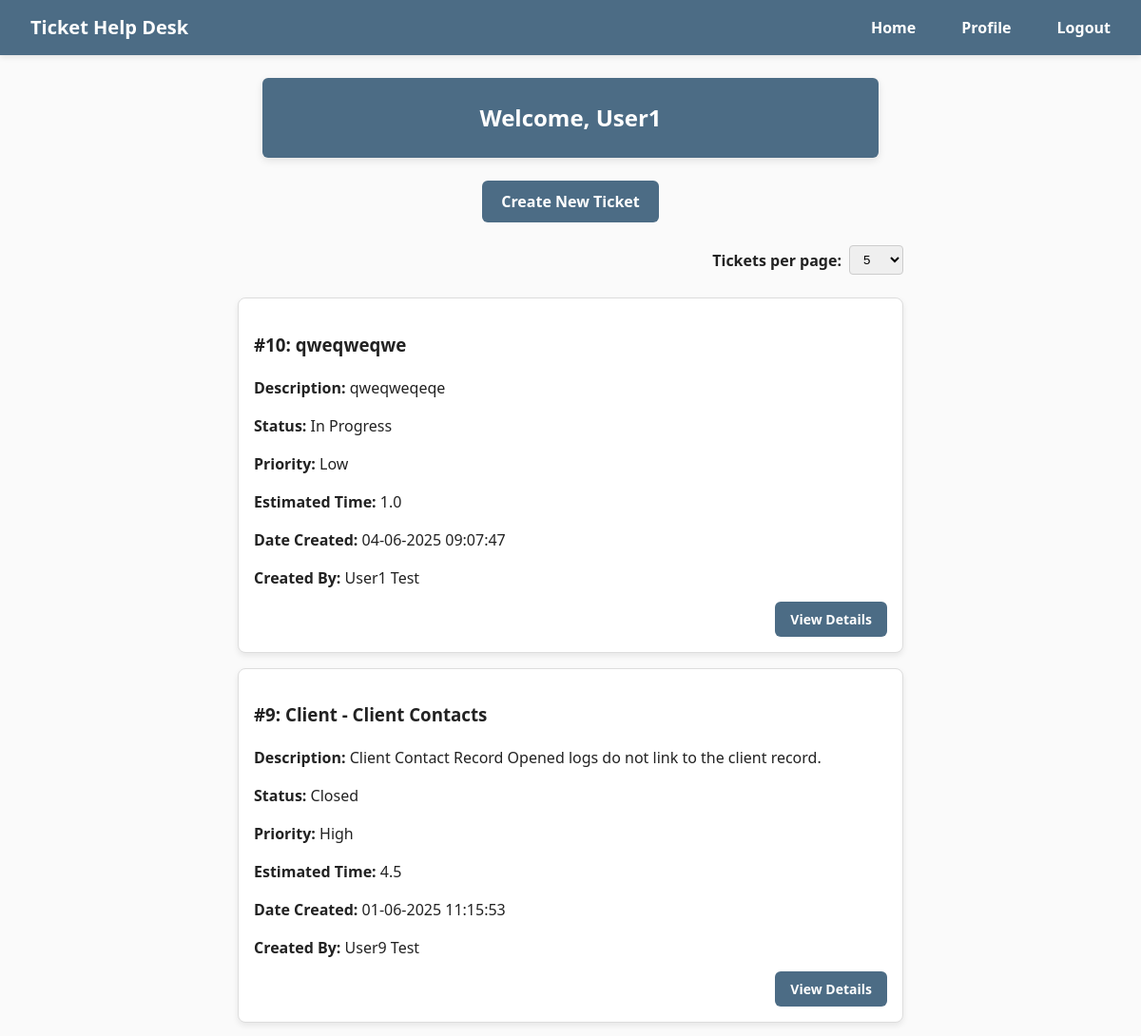
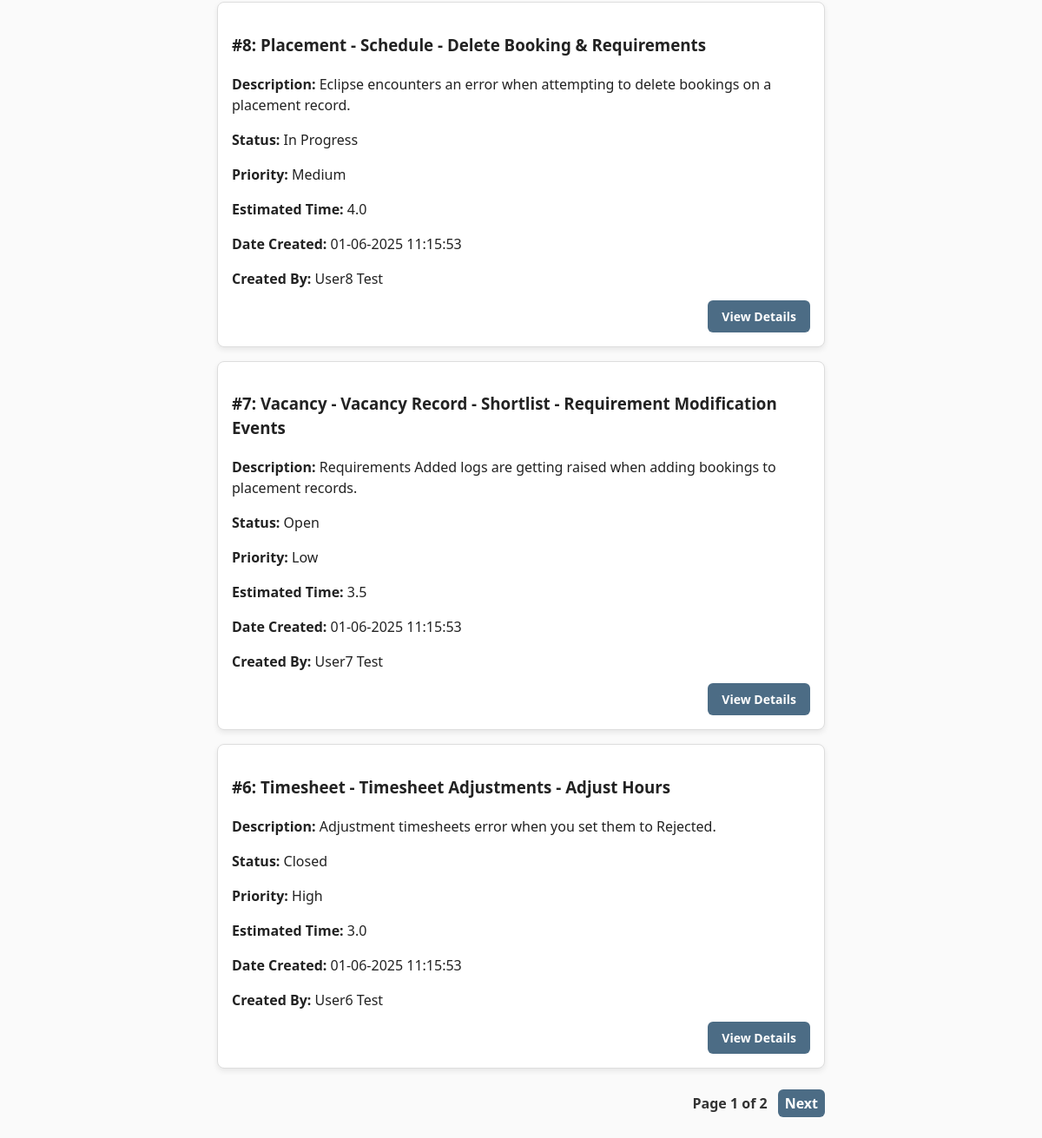
Page / (signed in) on the earlier database version (2 pictures, top to bottom).
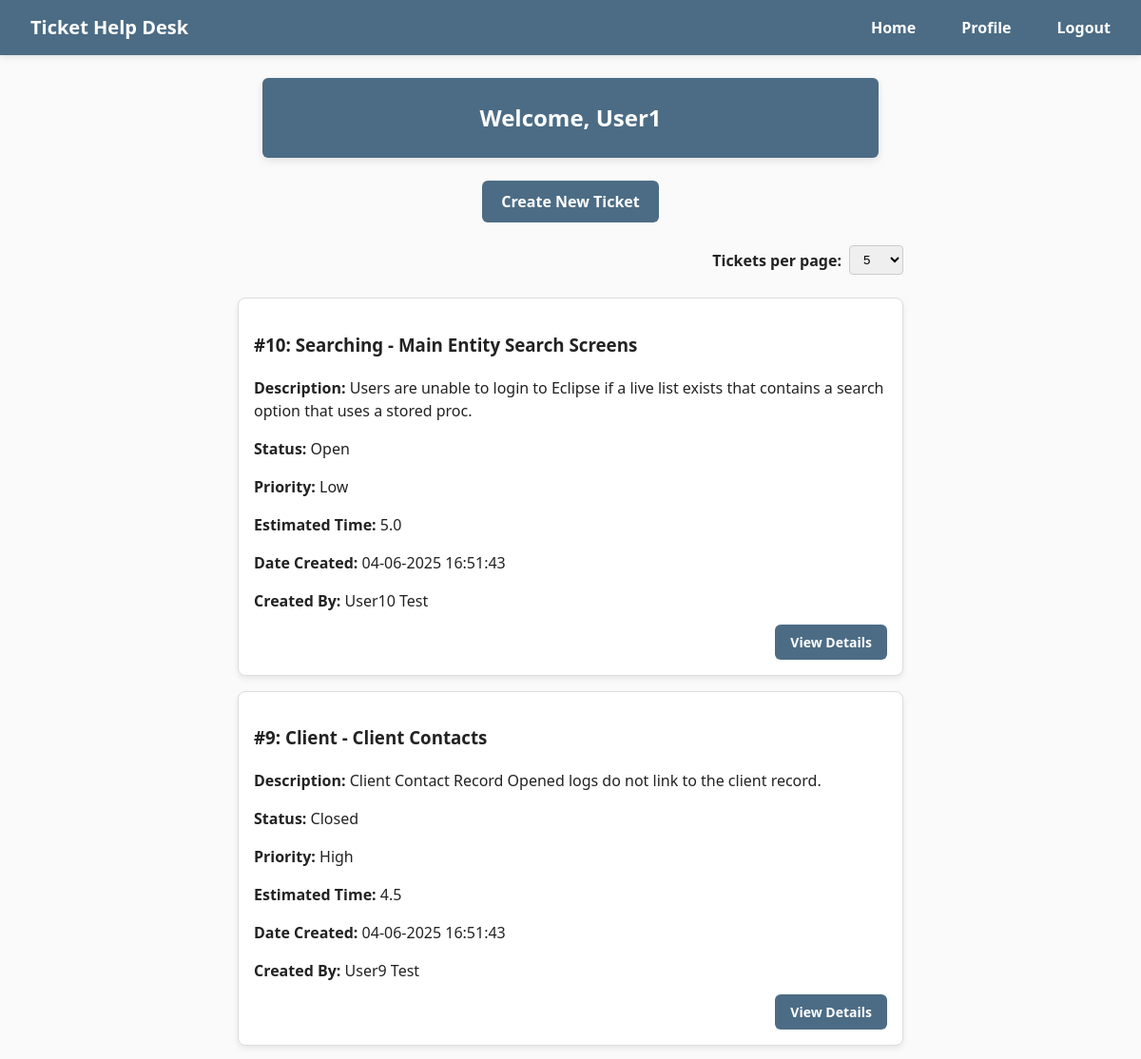
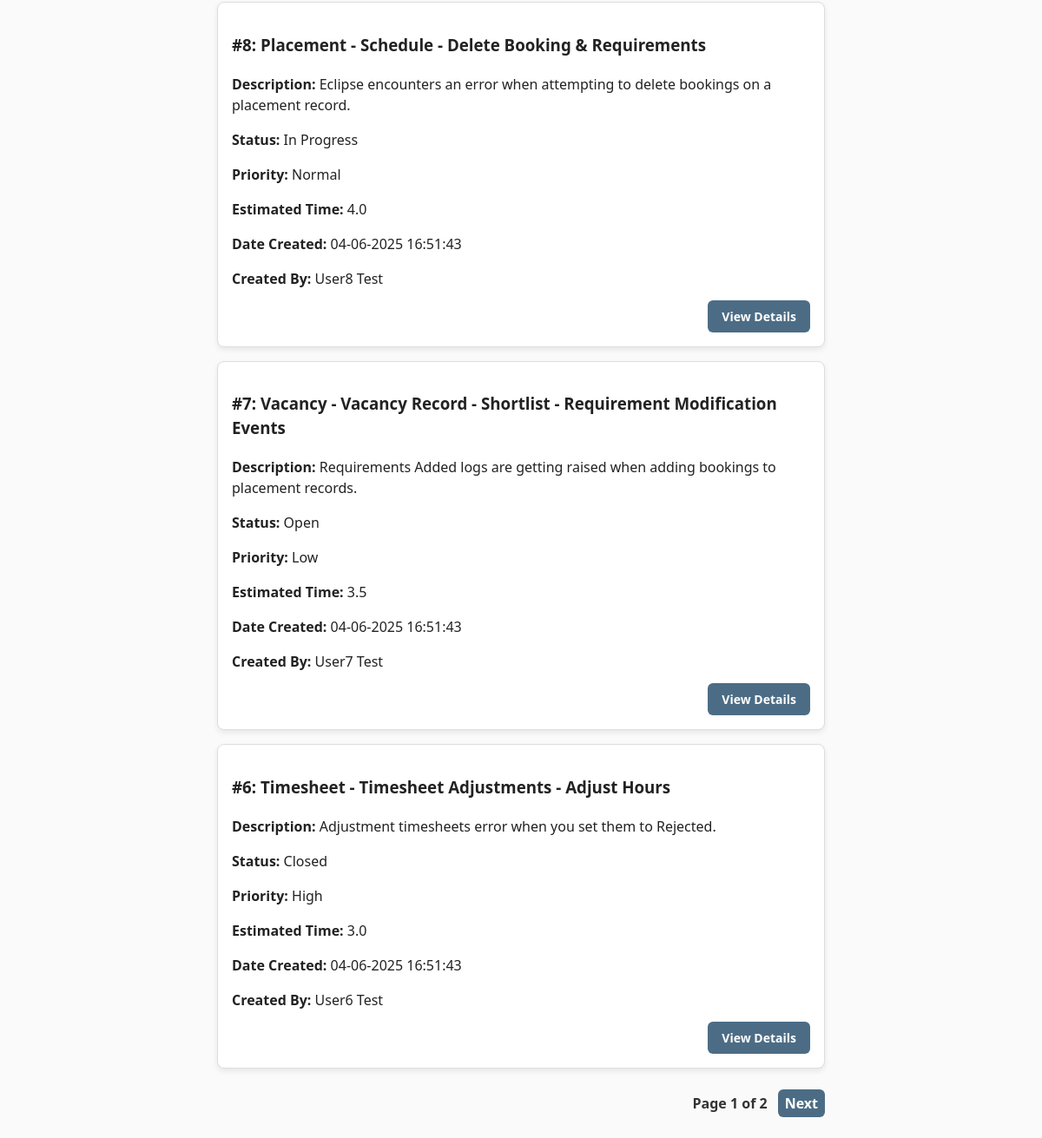
Same page on the later database version (2 pictures, top to bottom).
### HelpDeskTicketingSystem/models/UserModel.py (models this page shows)
class User(db.Model, UserMixin):
    id = db.Column(db.Integer, primary_key=True)
    forename = db.Column(db.String(50))
    surname = db.Column(db.String(50))
    email = db.Column(db.String(150), unique=True)
    password = db.Column(db.String(20))
    account_type = db.Column(db.String(20), nullable=False)

### HelpDeskTicketingSystem/models/TicketModel.py (models this page shows)
class Ticket(db.Model):
    id = db.Column(db.Integer, primary_key=True)
    subject = db.Column(db.String(100), nullable=False)
    description = db.Column(db.Text, nullable=False)
    status = db.Column(db.String(20), nullable=False)
    priority = db.Column(db.String(20), nullable=False)
    estimated_time = db.Column(db.Float, nullable=False)
    date_created = db.Column(db.DateTime(timezone=True), default=func.current_timestamp())
    date_updated = db.Column(db.DateTime(timezone=True), default=func.current_timestamp(), onupdate=func.current_timestamp())
    user_id = db.Column(db.Integer, db.ForeignKey('user.id'))
    user = relationship('User', backref='tickets')

### HelpDeskTicketingSystem/views/home.py (the view)
@home_bp.route('/')
@login_required
def home():
    page = request.args.get('page', 1, type=int)
    per_page = request.args.get('per_page', 5, type=int)
    if current_user.account_type == 'Administrator':
        tickets = Ticket.query.order_by(Ticket.id.desc()).paginate(page=page, per_page=per_page)
    else:
        tickets = Ticket.query.filter_by(user_id=current_user.id).order_by(Ticket.id.desc()).paginate(page=page, per_page=per_page)
    return render_template("home.html", user=current_user, tickets=tickets, per_page=per_page)

### HelpDeskTicketingSystem/__init__.py (called while the page is built)
def create_app():
    app = Flask(__name__)
    app.config.from_object(Config)
    db.init_app(app)
    login_manager.init_app(app)
    login_manager.login_view = 'auth.login'
    from .views.home import home_bp
    from .views.auth import auth_bp
    from .views.users import users_bp
    from .views.tickets import tickets_bp
    app.register_blueprint(home_bp, url_prefix='/')
    app.register_blueprint(auth_bp, url_prefix='/')
    app.register_blueprint(tickets_bp, url_prefix='/')
    app.register_blueprint(users_bp, url_prefix='/')
    create_database(app)
    from .models import User
    @login_manager.user_loader
    def load_user(user_id):
        return User.query.get(int(user_id))
    return app

### HelpDeskTicketingSystem/templates/home.html (shortened to what this page needs)
{% extends "base.html" %}
{% block content %}
  <h2>Welcome, {{ user.forename }}</h2>
  <div class="create-ticket-wrapper">
    <a href="{{ url_for('tickets.create_ticket') }}" class="btn btn-primary btn-new-ticket">Create New Ticket</a>
  </div>
  <div class="per-page-form-wrapper">
  <form method="get" action="{{ url_for('home.home') }}" class="per-page-form">
    <label for="per_page">Tickets per page:</label>
    <select name="per_page" id="per_page" onchange="this.form.submit()">
      {% for option in [5, 10, 15, 20] %}
        <option value="{{ option }}" {% if per_page == option %}selected{% endif %}>{{ option }}</option>
      {% endfor %}
    </select>
  </form>
  </div>
  <br>
  {% if tickets.items %}
    <div class="list-group">
      {% for ticket in tickets.items %}
        <div class="entity-card entity-card--list">
          <h3>#{{ ticket.id }}: {{ ticket.subject }}</h3>
          <p><strong>Description:</strong> {{ ticket.description }}</p>
          <p><strong>Status:</strong> {{ ticket.status }}</p>
          <p><strong>Priority:</strong> {{ ticket.priority }}</p>
          <p><strong>Estimated Time:</strong> {{ ticket.estimated_time }}</p>
          <p><strong>Date Created:</strong> {{ ticket.date_created.strftime('%d-%m-%Y %H:%M:%S') }}</p>
          {% if current_user.account_type == 'Administrator' %}
            <p><strong>Created By:</strong> {{ ticket.user.forename }} {{ ticket.user.surname }}</p>
          {% endif %}
          <a href="{{ url_for('tickets.ticket_details', ticket_id=ticket.id) }}" class="btn btn-primary">View Details</a>
        </div>
      {% endfor %}
    </div>
    <div class="pagination">
      Page {{ tickets.page }} of {{ tickets.pages }}
      {% if tickets.has_next %}
        <a href="{{ url_for('home.home', page=tickets.next_num, per_page=per_page) }}" class="btn btn-secondary">Next</a>
      {% endif %}
    </div>
  {% else %}
    <p class="no-tickets">No tickets are associated with this user.</p>
  {% endif %}
{% endblock %}

### HelpDeskTicketingSystem/templates/base.html (shortened to what this page needs)
<!DOCTYPE html>
<html lang="en">
  <head>
    <link rel="stylesheet" href="{{ url_for('static', filename='main.css') }}" />
  </head>
  <body>
  <nav class="navbar">
  <div class="nav-container">
  <div class="navbar-brand">Ticket Help Desk</div>
  <ul class="navbar-links">
    {% if current_user.is_authenticated %}
      <li><a href="{{ url_for('home.home') }}">Home</a></li>
      <li><a href="{{ url_for('users.profile') }}">Profile</a></li>
      <li><a href="{{ url_for('auth.logout') }}">Logout</a></li>
    {% else %}
      <li><a href="{{ url_for('auth.login') }}">Login</a></li>
      <li><a href="{{ url_for('auth.register') }}">Register</a></li>
    {% endif %}
  </ul>
</div>
</nav>
    <main class="container main-content">
      {% block content %} {% endblock %}
    </main>
  </body>
</html>

### HelpDeskTicketingSystem/static/main.css (style rules this page uses)
body { margin: 0; padding: 0; font-family: "Segoe UI", sans-serif; font-size: 16px; line-height: 1.5; color: #222; background-color: #fafafa; }
h2 { background: #fff; padding: 24px; border-radius: 6px; box-shadow: 0 3px 8px rgba(0, 0, 0, 0.1); max-width: 600px; margin: 0 auto; text-align: center; margin-bottom: 24px; background-color: #4C6C85; color: #fff; }
a { color: #4C6C85; text-decoration: none; }
p { color: #222; text-decoration: none; font-weight: 300; }
.container { max-width: 900px; margin: 0 auto; padding: 24px 16px; }
.navbar { width: 100%; background-color: #4C6C85; box-shadow: 0 2px 6px rgba(0, 0, 0, 0.1); padding: 0; }
.navbar .nav-container { display: flex; justify-content: flex-start; align-items: center; max-width: auto; margin: 0 auto; padding: 0 16px; }
.navbar .navbar-brand { color: #fff; font-weight: 700; font-size: 1.25rem; text-decoration: none; padding: 14px 16px; }
.navbar .navbar-links { display: flex; list-style: none; margin: 0; padding: 0; align-items: center; margin-left: auto; }
.navbar .navbar-links li { margin-left: 16px; }
.navbar .navbar-links a { display: block; padding: 14px 16px; color: #fff; text-decoration: none; font-weight: 600; border-radius: 4px; transition: background-color 0.2s; }
.create-ticket-wrapper { text-align: center; margin: 24px 0; }
.btn-new-ticket { display: inline-block; background-color: #4C6C85; color: #fff; padding: 10px 20px; font-size: 1rem; font-weight: 600; border: none; border-radius: 6px; cursor: pointer; transition: background-color 0.2s ease; }
.per-page-form-wrapper { display: flex; justify-content: flex-end; max-width: 700px; margin: 0 16px 0 100px; padding: 0; }
.per-page-form { display: flex; justify-content: flex-end; align-items: center; gap: 8px; font-weight: 600; margin: 0; margin-left: 32px; }
.per-page-form label { margin: 0; font-weight: 600; }
.per-page-form select { padding: 6px 10px; border-radius: 4px; border: 1px solid #ccc; }
.pagination { display: flex; justify-content: flex-end; align-items: center; max-width: 800px; gap: 12px; margin-top: 24px; font-weight: 600; color: #333; font-size: 1rem; }
.pagination a.btn { background-color: #4C6C85; color: #fff; padding: 4px 8px; border-radius: 6px; border: none; font-weight: 700; text-decoration: none; cursor: pointer; transition: background-color 0.2s; }
.list-group { list-style: none; padding: 0; max-width: 700px; margin: 0 auto; }
.entity-card { background: #fff; border: 1px solid #ddd; border-radius: 8px; box-shadow: 0 3px 6px rgba(0, 0, 0, 0.08); padding: 16px; margin-bottom: 16px; }
.entity-card--list { position: relative; max-width: 800px; margin-left: auto; margin-right: auto; text-align: left; padding-bottom: 50px; }
.entity-card--list .btn-primary { position: absolute; bottom: 16px; right: 16px; width: auto; padding: 8px 16px; font-size: 14px; font-weight: 700; border: none; border-radius: 6px; background: #4C6C85; color: #fff; cursor: pointer; }

Differences in the rows shown:
changed Ticket id 10: subject "qweqweqwe" → "Searching - Main Entity Search Screens"; description "qweqweqeqe" → "Users are unable to login to Eclipse if a live list exists that contains a search option that uses a stored proc."; status "In Progress" → "Open"; estimated_time "1.0" → "5.0"; date_created "04-06-2025 09:07:47" → "04-06-2025 16:51:43"; user.forename "User1" → "User10"
changed Ticket "Client - Client Contacts": date_created "01-06-2025 11:15:53" → "04-06-2025 16:51:43"
changed Ticket "Placement - Schedule - Delete Booking & Requirements": priority "Medium" → "Normal"; date_created "01-06-2025 11:15:53" → "04-06-2025 16:51:43"
changed Ticket "Vacancy - Vacancy Record - Shortlist - Requirement Modification Events": date_created "01-06-2025 11:15:53" → "04-06-2025 16:51:43"
changed Ticket "Timesheet - Timesheet Adjustments - Adjust Hours": date_created "01-06-2025 11:15:53" → "04-06-2025 16:51:43"
